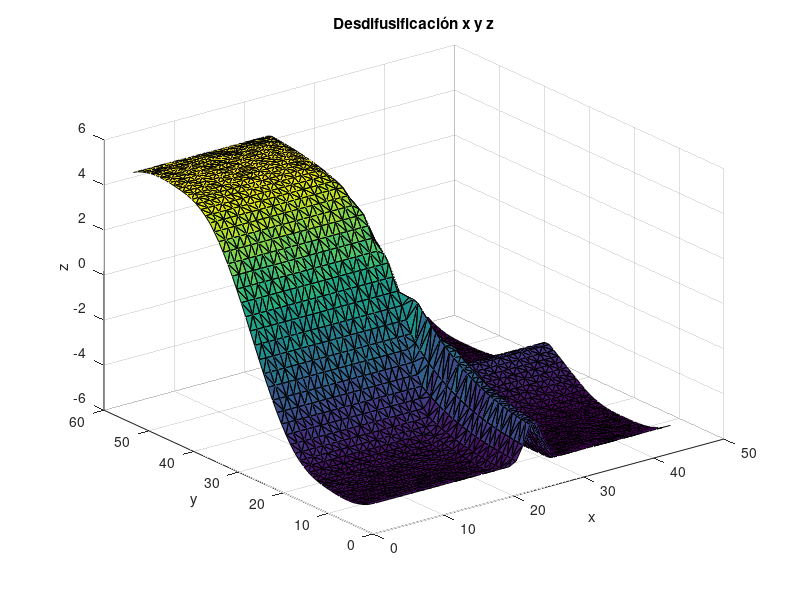

Source code (MATLAB):
clear all;
clc; 
%--------------------------------------------------------------------------
xx = [0:43];
yy = [0:55];
zz = [-10:10];
%--------------------------------------------------------------------------
as = 0.7;
cs = 20;
sigmoide1 = 1 ./ ( 1+( exp(-as.*(xx-cs)) ) );
sigmoide2 = 1 - sigmoide1;
as2 = 0.7;
cs = 25;
sigmoide3 = 1 ./ ( 1+( exp(-as.*(xx-cs)) ) );
%--------------------------------------------------------------------------
ccamp = 10;
acamp = 11;
bcamp = 1.2;
campana1 = 1 ./ ( 1 + ( (abs( (yy - ccamp) ./ acamp )).^(2*bcamp) ) );
ccamp2 = 45;
acamp2 = 11;
bcamp2 = 1.2;
campana2 = 1 ./ ( 1 + ( (abs( (yy - ccamp2) ./ acamp2 )).^(2*bcamp2) ) );
%--------------------------------------------------------------------------
ccamp3 = -7;
acamp3= 4;
bcamp3 = 1.4;
campana3 = 1 ./ ( 1 + ( (abs( (zz - ccamp3) ./ acamp3 )).^(2*bcamp3) ) );
ccamp4 = 7;
acamp4= 4;
bcamp4 = 1.4;
campana4 = 1 ./ ( 1 + ( (abs( (zz - ccamp4) ./ acamp4 )).^(2*bcamp4) ) );
%--------------------------------------------------------------------------
conta = 1;
for x = 1:43
    for y = 1:55
        xsurfx(conta) = x;
        ysurfy(conta) = y;
        valorx1 = sigmoide2(x); %uA1(x)
        valorx2 = sigmoide3(x); %uA2(x)
        valory1 = campana1(y);  %uB1(y)
        valory2 = campana2(y);  %uB2(y)
        %------------------------------------------------------------------
        %Reglas
        minR1 = min(valorx1,valory1);
        minR2 = min(valorx1,valory2);
        minR3 = min(valorx2,valory1);
        minR4 = min(valorx2,valory2);
        %tableinf = [minR1 minR3;
        %            minR2 minR4];
        corte_c1 = max([minR1,minR3,minR4]);
        corte_c2 = max(minR2);  
        corte_total = max(min(campana3,corte_c1),min(campana4,corte_c2));
        %------------------------------------------------------------------
        z1 = 0;
        z2 = 0;
        for xw = 1:21 
                z1 = z1 + (corte_total(xw).*(xw-11));
                z2 = z2 + (corte_total(xw));
        end
        zsum = z1./z2;
        zsurfz(conta)= zsum;
        conta = conta + 1;
    end
end
%--------------------------------------------------------------------------
% [xsurfxx,ysurfyy] = meshgrid(xsurfx, ysurfy);
zzzx = zsurfz;
% zzzx = griddata(xsurfx, ysurfy, zsurfz, xsurfxx, ysurfyy);
% surf(xsurfxx, ysurfyy, );

tri = delaunay(xsurfx,ysurfy); %x,y,z column vectors
trisurf(tri,xsurfx,ysurfy,zzzx);
xlabel('x');
ylabel('y');
zlabel('z');
title('Desdifusificación x y z')
%--------------------------------------------------------------------------
